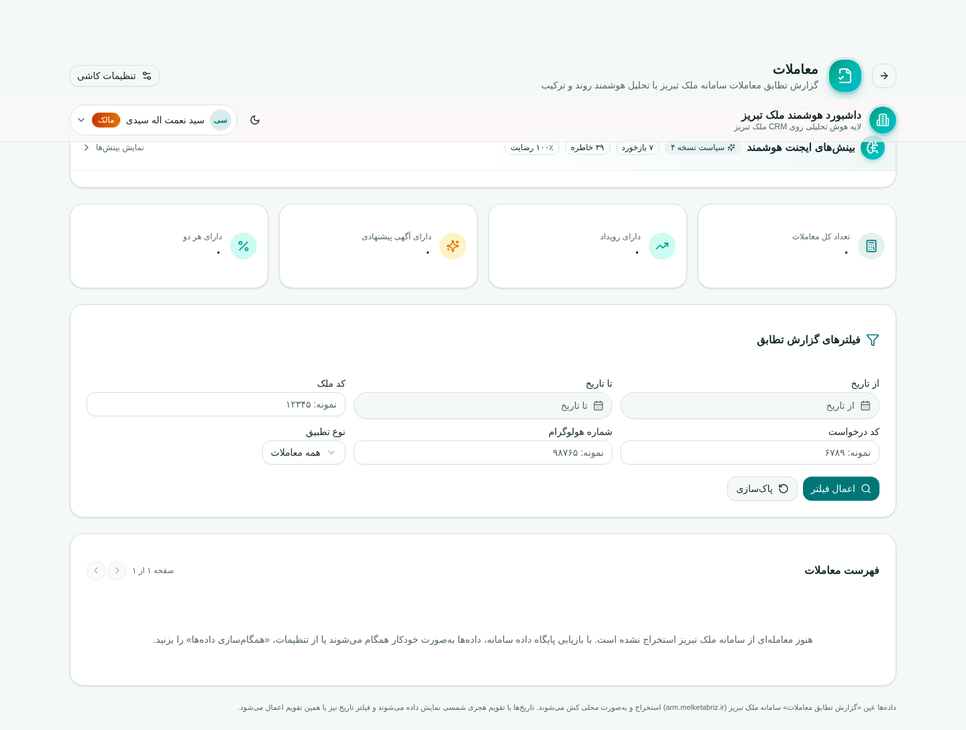
#> input picture download/phase1-visual/base-ready-transactions.png, 966 x 730 px, shrunk from 1440 x 1089 before the run, found by its file name
$ python p1-06-visual-compare.py
#> lines starting #> are read from the running program, lines starting #| are printed output that depends on the picture
#!/usr/bin/env python3
"""
P1-06 — مقایسه پیکسلی رگرسیون بصری (baseline ↔ final)
------------------------------------------------------
هر جفت تصویر: (۱) تطابق ابعاد (۲) درصد پیکسل متفاوت (۳) نقشه تفاوت
آستانیه پذیرش: تفاوت ساختاری صفر — تفاوت‌های جزئی فقط از عناصر زمان‌محور
(نشانگر اتصال/ساعت) مجاز است و باید موضعی و کوچک باشد.
"""

from PIL import Image, ImageChops
import sys

BASE = "/home/z/my-project/download/phase1-visual"
PAIRS = [
    ("base-ready-transactions.png", "final-ready-transactions.png", "معاملات"),
    ("base-ready-experts.png", "final-ready-experts.png", "کارشناسان"),
    ("base-ready-requests.png", "final-ready-requests.png", "درخواست ملک"),
]

overall_ok = True
for base_name, final_name, label in PAIRS:
    a = Image.open(f"{BASE}/{base_name}").convert("RGB")
#> a is the input picture: PIL image 966x730 RGB; mean R, G, B 246.7, 249.6, 249.2
    b = Image.open(f"{BASE}/{final_name}").convert("RGB")
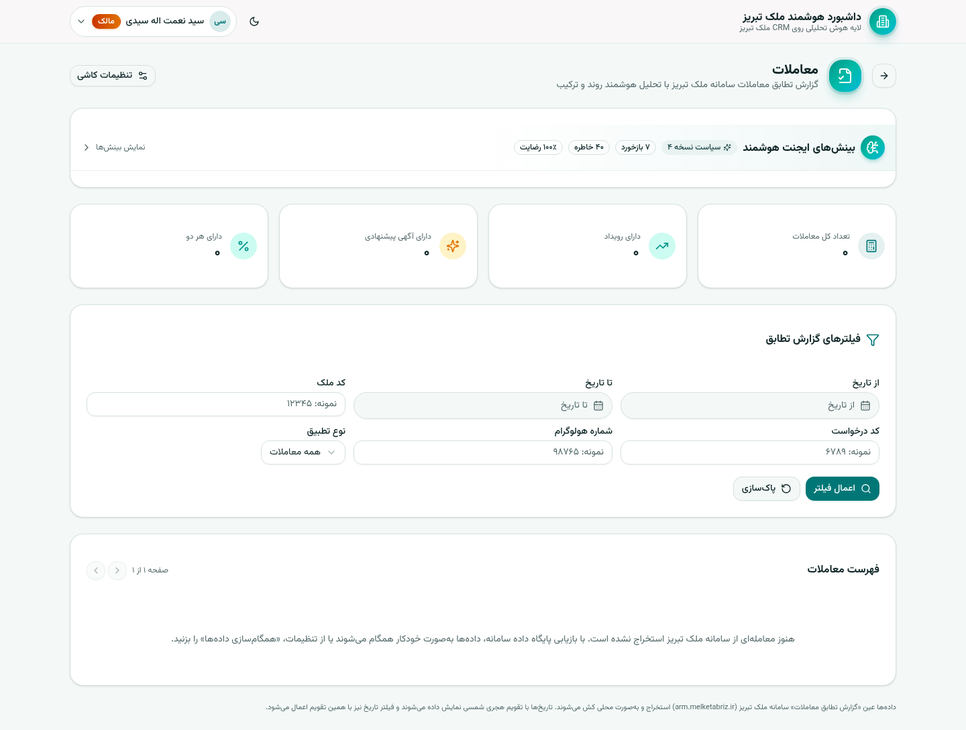
#> input picture download/phase1-visual/final-ready-transactions.png, 966 x 730 px, shrunk from 1440 x 1089 before the run, found by its file name
#> b is the input picture: PIL image 966x730 RGB; mean R, G, B 246.9, 249.7, 249.3

    if a.size != b.size:
        print(f"✗ {label}: ابعاد متفاوت {a.size} vs {b.size} — تفاوت محتوایی (نه ساختاری) باید بررسی شود")
        overall_ok = False
        continue

    diff = ImageChops.difference(a, b)
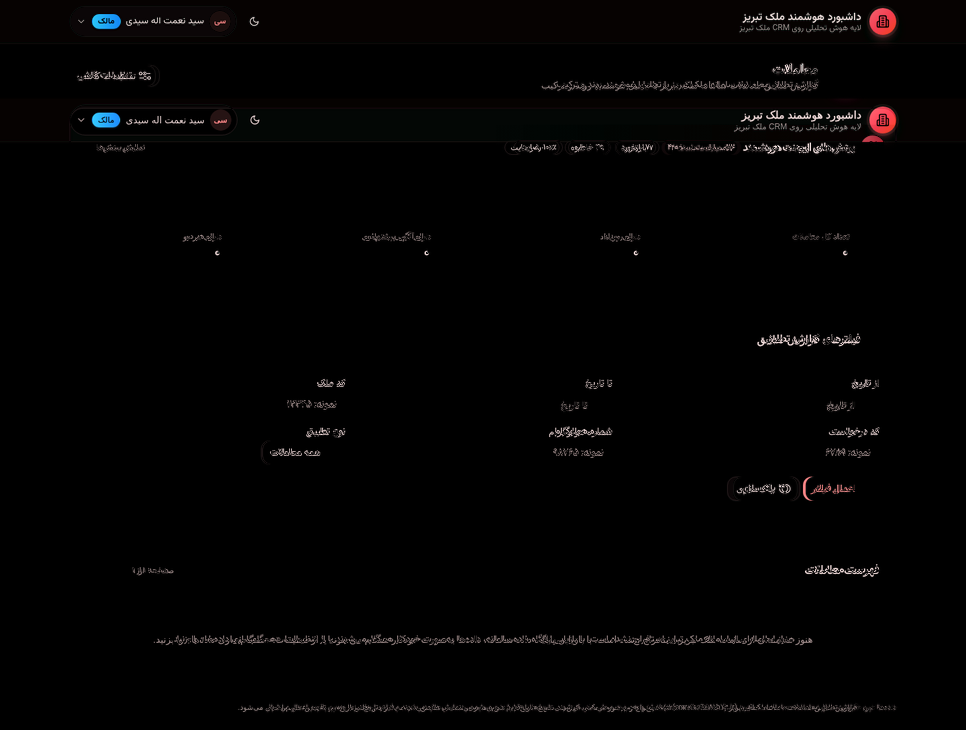
#> diff: PIL image 966x730 RGB; mean R, G, B 3.3, 2.7, 2.6
    bbox = diff.getbbox()
#> bbox = (0, 0, 966, 714)
    hist = diff.convert("L").histogram()
#> hist = 256 values, max 590883 at index 0, min 0 at index 247, mean 2754.6
    total = a.size[0] * a.size[1]
#> total = 705180
    changed = sum(hist[8:])  # پیکسل‌هایی که تفاوتشان بیشتر از نویز فشرده‌سازی است
#> changed = 31438
    pct = changed / total * 100
#> pct = 4.46

    if bbox is None:
        print(f"✓ {label}: {a.size} — صددرصد یکسان (صفر پیکسل متفاوت)")
    else:
        w = bbox[2] - bbox[0]
#> w = 966
        h = bbox[3] - bbox[1]
#> h = 714
        print(f"· {label}: {a.size} — {pct:.3f}% پیکسل متفاوت | جعبه تفاوت: x={bbox[0]}..{bbox[2]} y={bbox[1]}..{bbox[3]} ({w}×{h})")
#| · معاملات: (966, 730) — 4.458% پیکسل متفاوت | جعبه تفاوت: x=0..966 y=0..714 (966×714)
#> (the run stopped early here; a loop or call above may not have finished)
